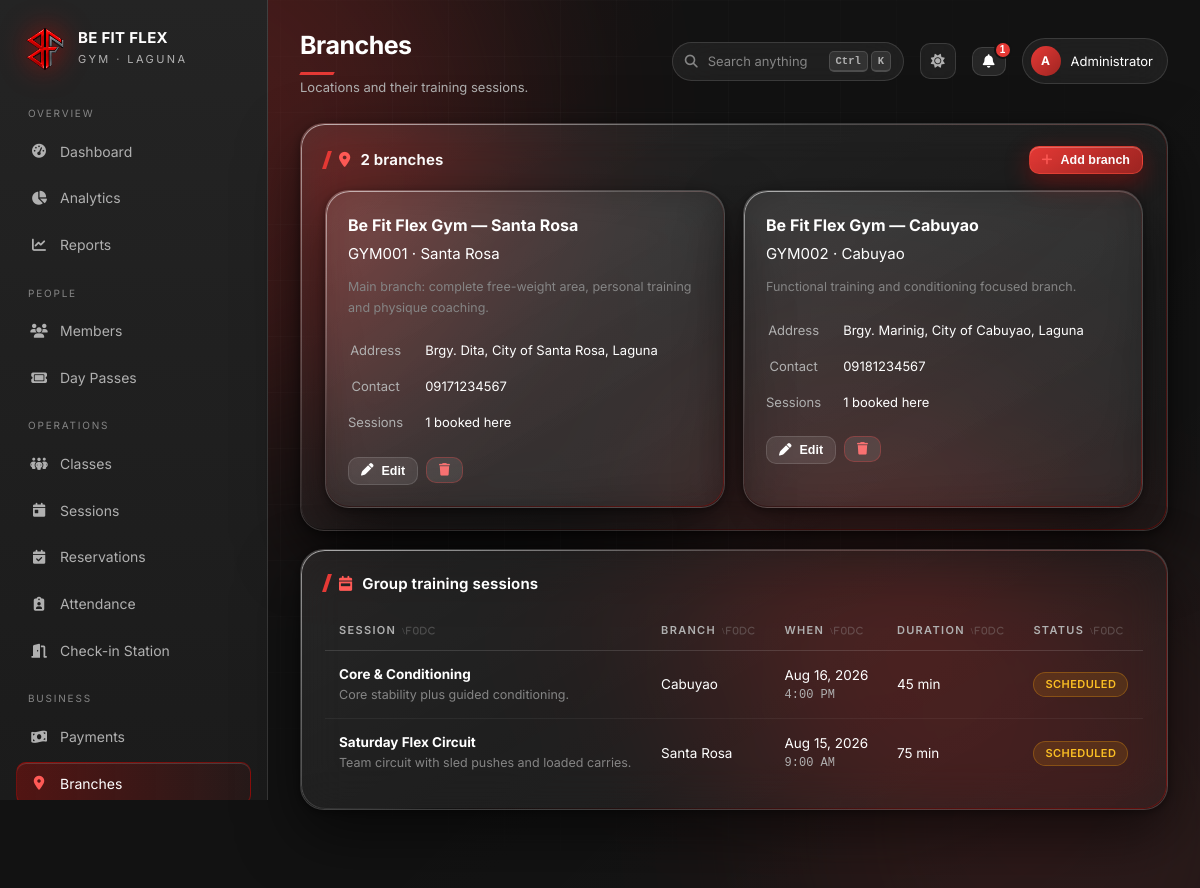
Page /admin/gyms.php (signed in) on the committed database.
### tables this page shows
CREATE TABLE gyms (
    gym_id VARCHAR(50) PRIMARY KEY,
    gym_branch VARCHAR(255) NOT NULL,
    gym_name VARCHAR(255) NOT NULL,
    location TEXT, description TEXT,
    contact_number VARCHAR(20) NOT NULL,
    created_at TIMESTAMP DEFAULT CURRENT_TIMESTAMP,
    updated_at TIMESTAMP DEFAULT CURRENT_TIMESTAMP ON UPDATE CURRENT_TIMESTAMP,
    INDEX idx_gym_branch (gym_branch)
);

CREATE TABLE training_sessions (
    session_id INT PRIMARY KEY AUTO_INCREMENT,
    session_name VARCHAR(255) NOT NULL,
    gym_id VARCHAR(50) NOT NULL,
    session_date DATE NOT NULL,
    session_time TIME NOT NULL,
    duration INT NOT NULL COMMENT 'Duration in minutes',
    max_capacity INT NOT NULL DEFAULT 20,
    description LONGTEXT,
    status ENUM('Scheduled','Ongoing','Completed','Cancelled') NOT NULL DEFAULT 'Scheduled',
    created_at TIMESTAMP DEFAULT CURRENT_TIMESTAMP,
    updated_at TIMESTAMP DEFAULT CURRENT_TIMESTAMP ON UPDATE CURRENT_TIMESTAMP,
    FOREIGN KEY (gym_id) REFERENCES gyms(gym_id) ON DELETE CASCADE,
    INDEX idx_session_date (session_date), INDEX idx_status (status)
);

### config/db.php (called while the page is built, shortened)
<?php
function db(): PDO
{
    static $pdo = null;
    if ($pdo instanceof PDO) {
        return $pdo;
    }
    $dsn = sprintf('mysql:host=%s;port=%s;dbname=%s;charset=utf8mb4', DB['host'], DB['port'], DB['name']);
    try {
        $pdo = new PDO($dsn, DB['user'], DB['pass'], [
            PDO::ATTR_ERRMODE            => PDO::ERRMODE_EXCEPTION,
            PDO::ATTR_DEFAULT_FETCH_MODE => PDO::FETCH_ASSOC,
            PDO::ATTR_EMULATE_PREPARES   => false,
        ]);
    } catch (PDOException $e) {
        http_response_code(500);
        error_log('Database connection failed: ' . $e->getMessage());
        echo '<!doctype html><meta charset="utf-8">'
           . '<div style="font:16px system-ui;background:#0a0a0a;color:#eee;padding:40px;height:100vh">'
           . '<h1 style="color:#E10600">Database connection failed</h1>'
           . '<p>MySQL is not reachable, the database has not been imported, or its environment variables are incorrect.</p>'
           . '<p>Check the database service and application logs, then verify the MYSQLHOST, MYSQLPORT, MYSQLDATABASE, MYSQLUSER, and MYSQLPASSWORD settings.</p></div>';
        exit;
    }
    return $pdo;
}

### includes/auth.php (called while the page is built, shortened)
<?php
require_once __DIR__ . '/../config/db.php';
require_once __DIR__ . '/helpers.php';
function current_user(): ?array
{
    $type = $_SESSION['user_type'] ?? '';
    return [
        'id'    => (int) $_SESSION['user_id'],
        'name'  => $_SESSION['name'] ?? '',
        'email' => $_SESSION['email'] ?? '',
        'type'  => $type,
    ];
}

### admin/gyms.php (the view, shortened to what this page needs)
<?php
require __DIR__ . '/../includes/auth.php';
$gyms = rows(
    'SELECT g.*, (SELECT COUNT(*) FROM training_sessions ts WHERE ts.gym_id = g.gym_id) AS session_count
       FROM gyms g ORDER BY g.gym_id'
);
$ts = rows(
  'SELECT ts.*, g.gym_branch
     FROM training_sessions ts
     JOIN gyms g ON g.gym_id = ts.gym_id
    ORDER BY ts.session_date DESC LIMIT 20'
);
include __DIR__ . '/../includes/header.php';
?>
<div class="panel glass branches-panel">
  <h2><i class="fa-solid fa-location-dot"></i> <?= count($gyms) ?> branch<?= count($gyms) === 1 ? '' : 'es' ?>
    <button class="btn red sm branches-add" onclick="newGym()"><i class="fa-solid fa-plus"></i> Add branch</button>
  </h2>
  <div class="grid c2 branch-grid">
    <?php foreach ($gyms as $g): ?>
      <div class="glass hover branch-card" style="padding:22px">
        <b style="font-size:16px"><?= e($g['gym_name']) ?></b>
        <div class="mono" style="margin:4px 0 12px"><?= e($g['gym_id']) ?> · <?= e($g['gym_branch']) ?></div>
        <p class="note" style="margin-bottom:14px"><?= e($g['description']) ?></p>
        <table class="kv branch-details" style="font-size:13px">
          <tr><th>Address</th><td><?= e($g['location']) ?></td></tr>
          <tr><th>Contact</th><td><?= e($g['contact_number']) ?></td></tr>
          <tr><th>Sessions</th><td><?= (int) $g['session_count'] ?> booked here</td></tr>
        </table>
        <div class="branch-actions" style="display:flex;gap:8px;margin-top:16px">
          <button class="btn sm" onclick='editGym(<?= json_encode($g, JSON_HEX_APOS | JSON_HEX_QUOT) ?>)'>
            <i class="fa-solid fa-pen"></i> Edit</button>
          <form method="post" style="display:inline" onsubmit="return confirm('Remove this branch and its training sessions?')">
            <button class="btn sm danger"><i class="fa-solid fa-trash"></i></button>
          </form>
        </div>
      </div>
    <?php endforeach; ?>
  </div>
</div>
<div class="panel glass branches-sessions-panel">
  <h2><i class="fa-solid fa-calendar-week"></i> Group training sessions</h2>
  <?php if (!$ts): ?><div class="empty"><i class="fa-solid fa-calendar-xmark"></i>None scheduled.</div><?php else: ?>
  <div class="table-wrap branches-session-wrap"><table class="stackable branches-session-table">
    <thead><tr><th>Session</th><th>Branch</th><th>When</th><th>Duration</th><th>Status</th></tr></thead>
    <tbody>
    <?php foreach ($ts as $s): ?>
      <tr>
        <td data-label="Session"><b><?= e($s['session_name']) ?></b><div class="note"><?= e($s['description']) ?></div></td>
        <td data-label="Branch"><?= e($s['gym_branch']) ?></td>
        <td data-label="When"><?= dt($s['session_date']) ?><div class="mono"><?= timeh($s['session_time']) ?></div></td>
        <td data-label="Duration"><?= (int) $s['duration'] ?> min</td>
        <td data-label="Status"><?= badge($s['status']) ?></td>
      </tr>
    <?php endforeach; ?>
    </tbody>
  </table></div>
  <?php endif; ?>
</div>
<?php include __DIR__ . '/../includes/footer.php'; ?>

### includes/helpers.php (shortened to what this page needs)
<?php
function e(mixed $v): string
{
    return htmlspecialchars((string) $v, ENT_QUOTES, 'UTF-8');
}
function dt(?string $v, string $fmt = 'M j, Y'): string
{
    $ts = strtotime($v);
    return $ts ? date($fmt, $ts) : '—';
}
function timeh(?string $v): string
{
    return $v ? date('g:i A', strtotime($v)) : '—';
}
function badge(?string $status): string
{
    $map = [
        'Active' => 'ok', 'Paid' => 'ok', 'Completed' => 'ok', 'Present' => 'ok', 'Confirmed' => 'ok',
        'Pending' => 'warn', 'Scheduled' => 'warn', 'Late' => 'warn', 'Ongoing' => 'warn',
        'Inactive' => 'mute', 'Absent' => 'mute',
        'Overdue' => 'bad', 'Expired' => 'bad', 'Cancelled' => 'bad',
    ];
    $tone = $map[$status] ?? 'mute';
    return '<span class="chip ' . $tone . '">' . e($status ?? '—') . '</span>';
}
function stmt(string $sql): PDOStatement
{
    static $cache = [];
    return $cache[$sql] ??= db()->prepare($sql);
}
function rows(string $sql, array $args = []): array
{
    $s = stmt($sql);
    $s->execute($args);
    $r = $s->fetchAll();
    return $r;
}

### assets/css/glass.css (style rules this page uses)
:root { --red: #E53935; --red-hot: #FF5A56; --red-deep: #9F2522; --ink: #121212; --ink-2: #1F1F1F; --glass: rgba(255,255,255,.055); --glass-2: rgba(255,255,255,.085); --stroke: rgba(255,255,255,.13); --stroke-hot: rgba(225,6,0,.45); --text: #FFFFFF; --muted: #B0B0B0; --dim: #858585; --ok: #22C55E; --warn: #F59E0B; --bad: #EF4444; --info: #38BDF8; --r-lg: 24px; --r-md: 16px; --r-sm: 10px; --blur: saturate(180%) blur(22px); --shadow: 0 24px 60px rgba(0,0,0,.55), 0 2px 8px rgba(0,0,0,.4); --edge: inset 0 1px 0 rgba(255,255,255,.20), inset 0 -1px 0 rgba(0,0,0,.35); }
* { box-sizing: border-box; margin: 0; padding: 0; }
html { scroll-behavior: smooth; }
body { min-height: 100vh; background: var(--ink); color: var(--text); font: 15px/1.55 "Inter", -apple-system, BlinkMacSystemFont, "Segoe UI", Roboto, Arial, sans-serif; -webkit-font-smoothing: antialiased; overflow-x: hidden; }
body::before { content: ""; position: fixed; inset: 0; z-index: -1; pointer-events: none; background: linear-gradient(135deg, rgba(229,57,53,.06), transparent 34%), linear-gradient(315deg, rgba(255,255,255,.025), transparent 42%); }
.glass { position: relative; background: linear-gradient(150deg, var(--glass-2), var(--glass) 45%, rgba(255,255,255,.03)); backdrop-filter: var(--blur); -webkit-backdrop-filter: var(--blur); border: 1px solid var(--stroke); border-radius: var(--r-lg); box-shadow: var(--shadow), var(--edge); }
.glass::before { content: ""; position: absolute; inset: 0; border-radius: inherit; padding: 1px; background: linear-gradient(140deg, rgba(255,255,255,.55), rgba(255,255,255,0) 38%, rgba(225,6,0,.35) 100%); -webkit-mask: linear-gradient(#000 0 0) content-box, linear-gradient(#000 0 0); -webkit-mask-composite: xor; mask-composite: exclude; pointer-events: none; }
.glass.hover { transition: transform .3s cubic-bezier(.2,.8,.2,1), border-color .3s, box-shadow .3s; }
.grid { display: grid; gap: 18px; }
.grid.c2 { grid-template-columns: repeat(auto-fit, minmax(340px, 1fr)); }
.panel { padding: 22px 24px; margin-bottom: 18px; }
.panel > h2 { font-size: 15px; font-weight: 650; letter-spacing: .01em; display: flex; align-items: center; gap: 10px; margin-bottom: 16px; }
.panel > h2::before { content: ""; width: 4px; height: 18px; background: var(--red); transform: skewX(-18deg); flex: 0 0 auto; }
.panel > h2 i { color: var(--red-hot); }
.table-wrap { overflow-x: auto; margin: 0 -6px; padding: 0 6px; }
table { width: 100%; border-collapse: separate; border-spacing: 0; font-size: 13.5px; }
thead th { text-align: left; padding: 11px 14px; font-size: 11px; letter-spacing: .12em; text-transform: uppercase; color: var(--muted); font-weight: 600; border-bottom: 1px solid var(--stroke); white-space: nowrap; }
tbody td { padding: 13px 14px; border-bottom: 1px solid rgba(255,255,255,.055); vertical-align: middle; }
tbody tr { transition: background .18s; }
tbody tr:last-child td { border-bottom: 0; }
td .mono { font-family: ui-monospace, "SF Mono", Consolas, monospace; font-size: 12px; color: var(--muted); }
.chip { display: inline-block; padding: 3px 11px; border-radius: 999px; font-size: 11px; font-weight: 600; letter-spacing: .04em; text-transform: uppercase; border: 1px solid transparent; white-space: nowrap; }
.chip.warn { background: rgba(245,158,11,.14); color: #FBBF24; border-color: rgba(245,158,11,.3); }
.btn { display: inline-flex; align-items: center; gap: 8px; padding: 9px 18px; border-radius: var(--r-sm); border: 1px solid var(--stroke); background: var(--glass-2); color: var(--text); font-size: 13.5px; font-weight: 550; cursor: pointer; text-decoration: none; backdrop-filter: var(--blur); -webkit-backdrop-filter: var(--blur); transition: all .2s; }
.btn.red { background: linear-gradient(135deg, var(--red), var(--red-deep)); border-color: rgba(255,80,60,.5); color: #fff; box-shadow: 0 8px 24px rgba(225,6,0,.35), inset 0 1px 0 rgba(255,255,255,.25); }
.btn.sm { padding: 6px 12px; font-size: 12.5px; }
.btn.danger { color: #F87171; border-color: rgba(239,68,68,.32); }
.kv { width: auto; }
.kv th { text-transform: none; letter-spacing: 0; font-size: 13px; color: var(--muted); font-weight: 400; padding: 8px 22px 8px 0; border: 0; }
.kv td { padding: 8px 0; border: 0; }
.note { font-size: 12.5px; color: var(--dim); line-height: 1.65; }

### rows in the picture
gyms: gym_name "Be Fit Flex Gym — Santa Rosa", gym_id "GYM001", gym_branch "Santa Rosa", description "Main branch: complete free-weight area, personal training and physique coaching.", location "Brgy. Dita, City of Santa Rosa, Laguna", contact_number "09171234567", session_count "1"
gyms: gym_name "Be Fit Flex Gym — Cabuyao", gym_id "GYM002", gym_branch "Cabuyao", description "Functional training and conditioning focused branch.", location "Brgy. Marinig, City of Cabuyao, Laguna", contact_number "09181234567", session_count "1"
training_sessions: session_name "Core & Conditioning", description "Core stability plus guided conditioning.", gym.gym_branch "Cabuyao", session_date "Aug 16, 2026", session_time "4:00 PM", duration "45", status "SCHEDULED"
training_sessions: session_name "Saturday Flex Circuit", description "Team circuit with sled pushes and loaded carries.", gym.gym_branch "Santa Rosa", session_date "Aug 15, 2026", session_time "9:00 AM", duration "75", status "SCHEDULED"

### other values in the picture
$group "OVERVIEW"
$label "Dashboard"
$label "Analytics"
$label "Reports"
$group "PEOPLE"
$label "Members"
$label "Day Passes"
$group "OPERATIONS"
$label "Classes"
$label "Sessions"
$label "Reservations"
$label "Attendance"
$label "Check-in Station"
$group "BUSINESS"
$label "Payments"
